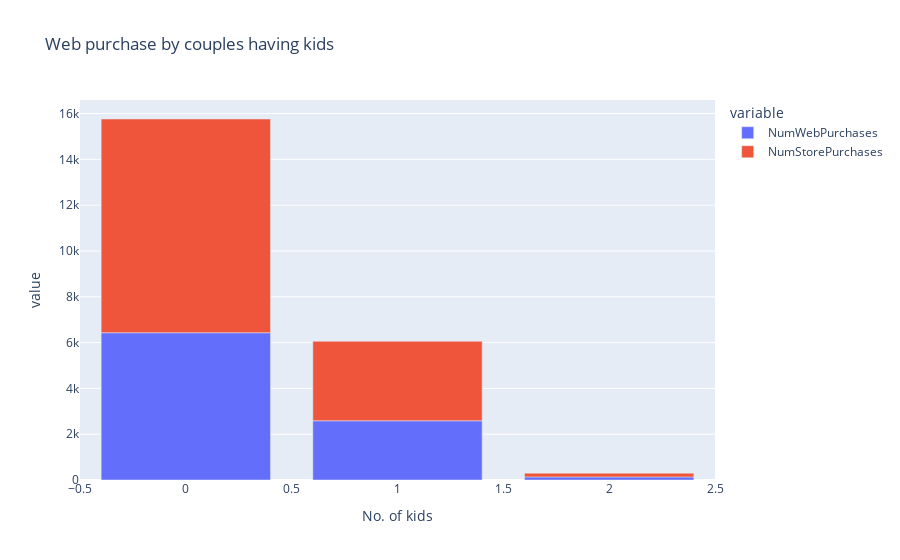

Notebook source saved alongside this figure:
### Code cell
fig = px.bar(have_child_online_shop, title="Web purchase by couples having kids")
fig.update_layout(xaxis_title="No. of kids")

### Figure 1 — Plotly figure (JSON) as saved in the notebook; plotly's stock layout.template omitted (floating-point values rounded to 4 significant figures)
{"data": [{"alignmentgroup": "True", "hovertemplate": "variable=NumWebPurchases<br>Kidhome=%{x}<br>value=%{y}<extra></extra>", "legendgroup": "NumWebPurchases", "marker": {"color": "#636efa", "pattern": {"shape": ""}}, "name": "NumWebPurchases", "offsetgroup": "NumWebPurchases", "orientation": "v", "showlegend": true, "textposition": "auto", "type": "bar", "x": [0, 1, 2], "xaxis": "x", "y": [6431, 2585, 134], "yaxis": "y"}, {"alignmentgroup": "True", "hovertemplate": "variable=NumStorePurchases<br>Kidhome=%{x}<br>value=%{y}<extra></extra>", "legendgroup": "NumStorePurchases", "marker": {"color": "#EF553B", "pattern": {"shape": ""}}, "name": "NumStorePurchases", "offsetgroup": "NumStorePurchases", "orientation": "v", "showlegend": true, "textposition": "auto", "type": "bar", "x": [0, 1, 2], "xaxis": "x", "y": [9332, 3473, 165], "yaxis": "y"}], "layout": {"autosize": true, "barmode": "relative", "legend": {"title": {"text": "variable"}, "tracegroupgap": 0}, "title": {"text": "Web purchase by couples having kids"}, "xaxis": {"anchor": "y", "autorange": true, "domain": [0, 1], "range": [-0.5, 2.5], "title": {"text": "No. of kids"}, "type": "linear"}, "yaxis": {"anchor": "x", "autorange": true, "domain": [0, 1], "range": [0, 16590.0], "title": {"text": "value"}, "type": "linear"}}}
